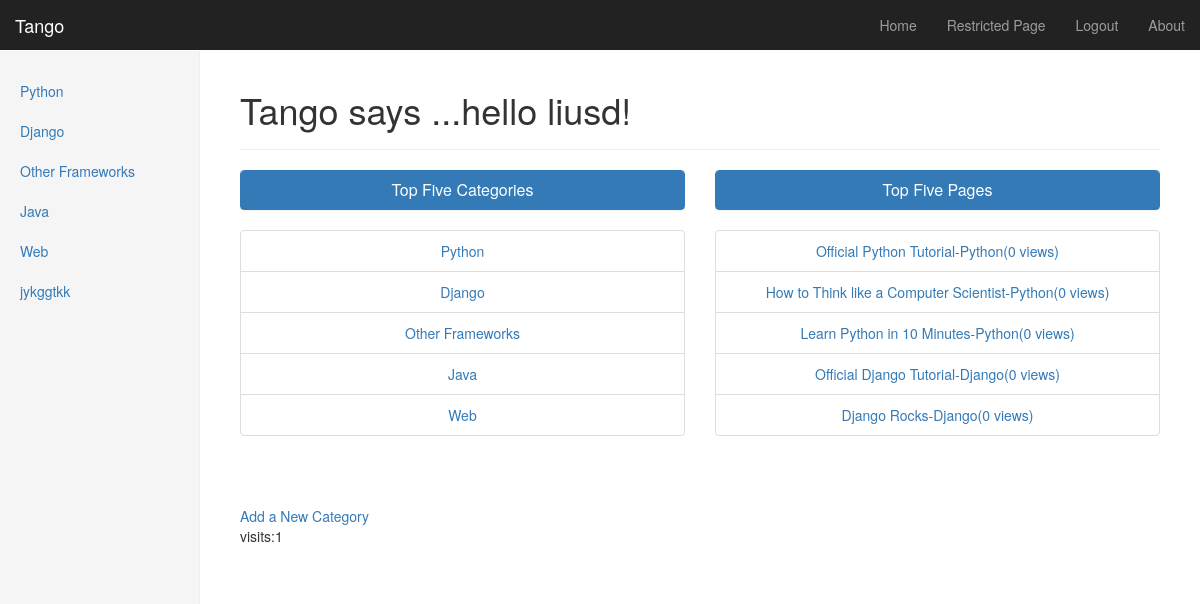
Page /tango/ (signed in) on the earlier database version.
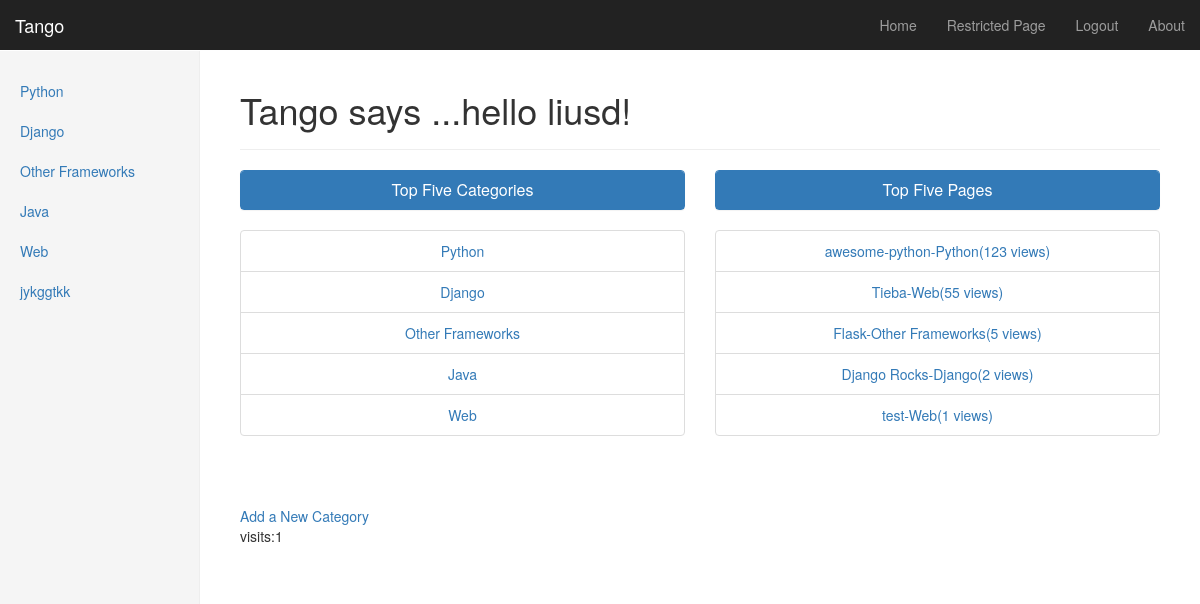
Same page on the later database version.
### tango/models.py (models this page shows, shortened)
class Category(models.Model):
    name=models.CharField(max_length=128,unique=True)
    views=models.IntegerField(default=0)
    likes=models.IntegerField(default=0)
    slug = models.SlugField(unique=True)
    def __unicode__(self):
        return self.name

class Page(models.Model):
    category = models.ForeignKey(Category)
    title = models.CharField(max_length=128)
    url =models.URLField()
    views=models.IntegerField(default=0)
    def __unicode__(self):
        return self.title

### tango/views.py (the view)
@login_required
def index(request):
    category_list=Category.objects.order_by('-likes')[:5]
    page_list=Page.objects.order_by('-views')[:5]
    context_dict={'categories':category_list,'pages':page_list}
    print   category_list
    print   page_list
    visits= request.session.get('visits')
    if not visits:
        visits = 1
    reset_last_visit_time=False
    last_visit = request.session.get('last_visit')
    if last_visit:
        last_visit_time =datetime.strptime(last_visit[:-7],"%Y-%m-%d %H:%M:%S")
        if(datetime.now()-last_visit_time).seconds >5:
            visits=visits+1
            reset_last_visit_time= True
            context_dict['visits']=visits
    else:
        reset_last_visit_time = True
        response= render(request,'tango/index.html',context_dict)
    if reset_last_visit_time:
        request.session['last_visit']=str(datetime.now())
        request.session['visits']=visits
    context_dict['visits']=visits
    return render(request,'tango/index.html',context_dict )

### tango/templatetags/tango_extras.py (called while the page is built)
@register.inclusion_tag('tango/cats.html')
def get_category_list(cat=None):
	return {'cats':Category.objects.all(),'act_cat':cat}

### templates/tango/index.html (shortened to what this page needs)
{% extends 'base.html' %}
{% block body_block %}
  <div class="page-header">
  {% if user.is_authenticated %}
	     <h1>Tango says ...hello {{ user.username }}!</h1>
  {% else %}
       <h1>Tango says... hello world!</h1>
  {% endif %}
  </div>
<div class="row placeholders">
    <div class="col-xs-12 col-sm-6 placeholder">
        <div class="panel panel-primary">
          <div class="panel-heading">
            <h3 class="panel-title">Top Five Categories</h3>
          </div>
        </div>
    {% if categories %}
	    <ul  class="list-group">
		  {% for category in categories %}
		     <li class="list-group-item"><a href="{% url 'category' category.slug %}">{{ category.name }}</a></li>
	    {% endfor %}
	    </ul>
	  {% else %}
         <strong>There are no categories present.</strong>
    {% endif %}
    </div>
    <div class="col-xs-12 col-sm-6 placeholder">
        <div class="panel panel-primary">
            <div class="panel-heading">
                 <h3 class="panel-title">Top Five Pages</h3>
            </div>
        </div>
     {% if pages %}
      <ul  class="list-group">
        {% for page in pages %}
        <li class="list-group-item"><a href="{{page.url}}">{{page.title}}-{{page.category}}({{page.views}} views)</a></li>
        {% endfor %}
      </ul>
    {% else %}
      <strong>There are no categories present.</strong>
    {% endif %}
    </div>
</div>
  {% if user.is_authenticated %}
       <ul class="nav">
           <a href="{% url 'add_category' %}">Add a New Category</a>
       </ul>
  {% endif %}
<p>visits:{{ visits }}</p>
{% endblock %}

### templates/tango/cats.html
{% if cats %}
<ul class="nav nav-sidebar">
	{% for c in cats %}
	{% if c == act_cat %}
	    <li class="active" >
	   {% else %}
		<li>{% endif %}
	<a href="{% url 'category' c.slug %}">{{ c.name }}</a></li>
	{% endfor %}
{% else %}
    <li><strong>There are no category present.</strong></li>
    </ul>
{% endif %}

Differences in the rows shown:
no longer on this page (row unchanged): Page: title "Official Python Tutorial", category "Python", views "0"
no longer on this page (row unchanged): Page: title "How to Think like a Computer Scientist", category "Python", views "0"
no longer on this page (row unchanged): Page: title "Learn Python in 10 Minutes", category "Python", views "0"
no longer on this page (row unchanged): Page: title "Official Django Tutorial", category "Django", views "0"
now on this page (row edited): Page: title "awesome-python", category "Python", views "123"
now on this page (row edited): Page: title "Tieba", category "Web", views "55"
now on this page (row edited): Page: title "Flask", category "Other Frameworks", views "5"
changed Page "Django Rocks": views "0" → "2"
now on this page (row edited): Page: title "test", category "Web", views "1"
